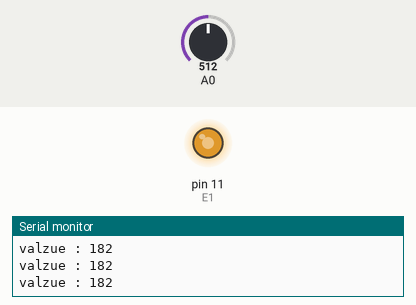
This sketch was run on a simulated Arduino Uno, built with avr-gcc and run on an emulated ATmega328P. On the bench: output pins drawn as LEDs (lit = HIGH), the last lines printed to the serial monitor. The inputs (shaded band) are chosen by the test bench; at power-on: A0 = 512.

Above: at 1.2 s.
1.3 s: A0 set to 716
At 1.7 s:
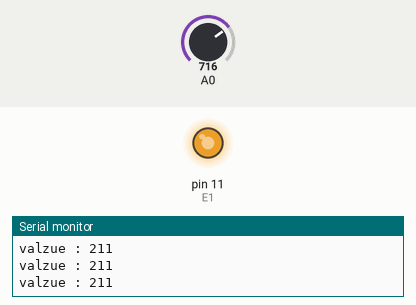
2.8 s: A0 set to 122
At 4.0 s:
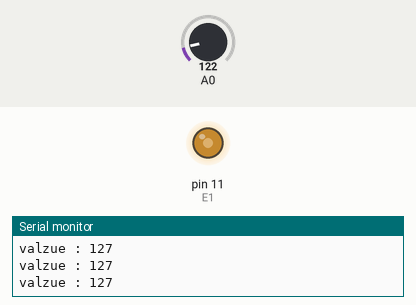
4.3 s: A0 set to 9
At 5.1 s:
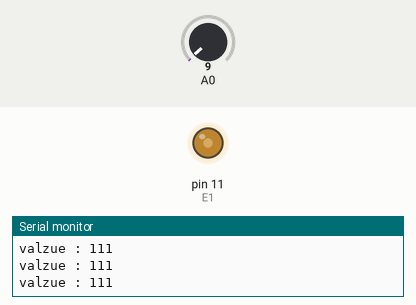
7.3 s: A0 set to 6
At 8.5 s:
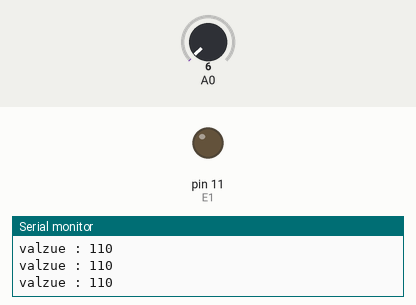
8.8 s: A0 set to 511
At 9.7 s:
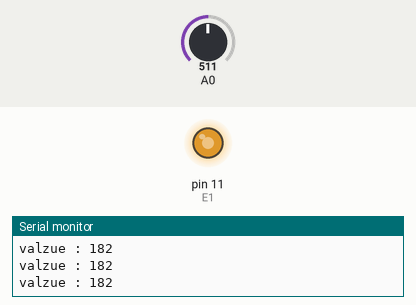
11.8 s: A0 set to 0
At 13.2 s:
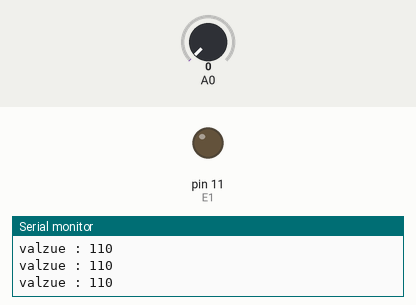
Timing chart, 0 to 14.8 s (numbered marks = the images above; inputs shaded):
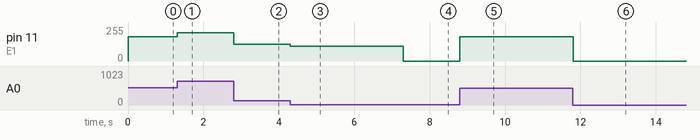

Measured:
- the behaviour switches between 8 and 7 on A0 (found by bisection; images 3 and 4)
- after the input at 1.3 s, pin 11 (E1): 182/255 → 211/255 at once
- after the input at 2.8 s, pin 11 (E1): 211/255 → 127/255 at once
- after the input at 4.3 s, pin 11 (E1): 127/255 → 111/255 at once
- after the input at 7.3 s, pin 11 (E1): 111/255 → 0/255 at once
- after the input at 8.8 s, pin 11 (E1): 0/255 → 182/255 at once
- after the input at 11.8 s, pin 11 (E1): 182/255 → 0/255 at once

The sketch:

PI.ino
```cpp
#include "Streaming.h"

int E1 = 11;
int value = 0;

void setup()
{
    pinMode(E1, OUTPUT);
    Serial.begin(9600);
}

void loop()
{
    // digitalWrite(E1, HIGH);
    // delay(2000);
    // analogWrite(E1, 255);
    // delay(2000);
    // analogWrite(E1, 240);
    // delay(2000);
    // analogWrite(E1, 200);
    // delay(2000);
    // analogWrite(E1, 130);
    // delay(2000);
    // analogWrite(E1, 65);
    // delay(2000);
    // digitalWrite(E1,LOW);
    // delay(2000);
    value = map(analogRead(A0), 0, 1023, 110, 255);
    analogWrite(E1, value  == 110 ? 0 : value);
    Serial << "valzue : " << value << endl;
    delay(5);
}
```
